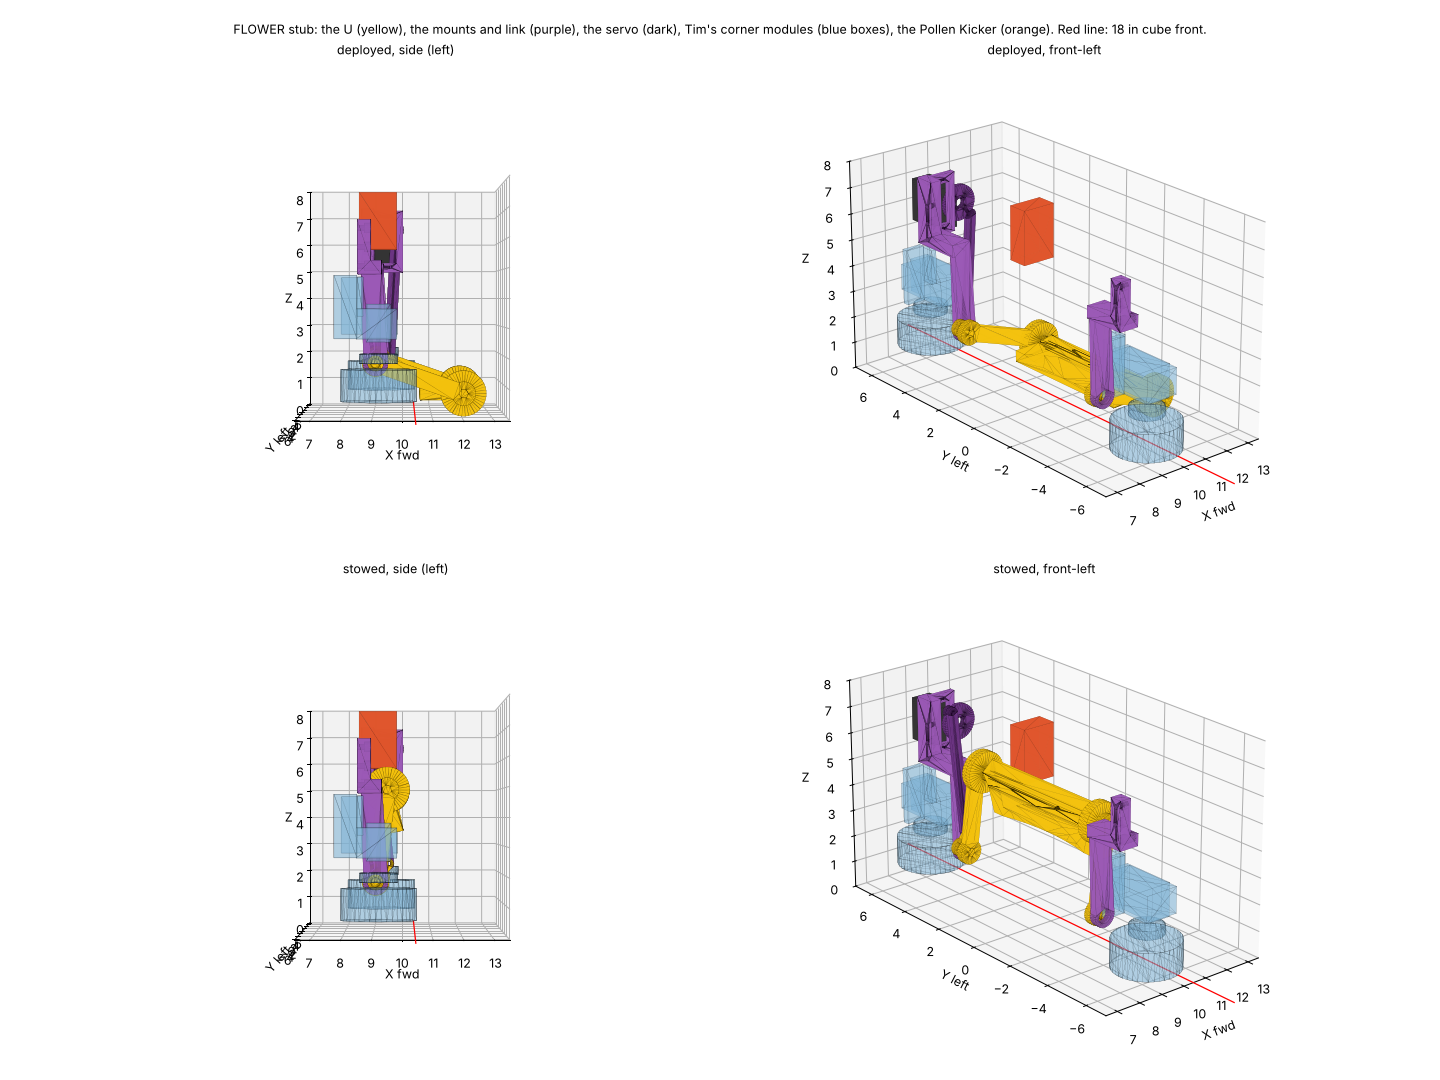

Write the Python code that produced this figure.
"""Renders the assembly, deployed and stowed, from the side and from the front-left, with the corner modules' boxes.

    python3 cad/flower-stub/views.py      # writes views.png (needs parts.py's cadquery)
"""
import os, sys, math
import numpy as np
import matplotlib; matplotlib.use("Agg")
import matplotlib.pyplot as plt
from mpl_toolkits.mplot3d.art3d import Poly3DCollection
sys.path.insert(0, os.path.dirname(os.path.abspath(__file__)))
import parts as P

def tris(w, tol=0.3):
    v, f = w.val().tessellate(tol, 0.3)
    v = np.array([[p.x, p.y, p.z] for p in v]) / P.IN
    return v[np.array(f)]

def scene(a, cd):
    g = P.rot_about_pivot(P.moving_group(), a - P.ARM_DEP)
    items = [(g, "#f4c20d"), (P.mount(True), "#9b59b6"), (P.mirror(P.mount(False)), "#9b59b6"),
             (P.link(a, cd), "#6c3483"), (P.crank(cd), "#6c3483"), (P.box(*P.SERVO_CASE), "#333333")]
    for name, kk in P.keepouts().items():
        if name.startswith("corner"):
            items.append((kk, "#7fb3d5"))
    items.append((P.keepouts()["Pollen Kicker (lowest)"], "#e0552b"))
    return items

crank = None
ln = P.link_len(); guess = P.ARM_DEP + P.LEVER_OFFSET_DEG
_, c0, _ = P.crank_pin_for(P.ARM_DEP, guess, ln); _, c1, _ = P.crank_pin_for(P.STOW_DEG, c0 + 102, ln)
fig = plt.figure(figsize=(16, 12))
for row, (label, a, cd) in enumerate((("deployed", P.ARM_DEP, c0), ("stowed", P.STOW_DEG, c1))):
    sc = scene(a, cd)
    for col, (el, az) in enumerate(((0, -90), (22, -130))):
        ax = fig.add_subplot(2, 2, row * 2 + col + 1, projection="3d")
        for w, c in sc:
            ax.add_collection3d(Poly3DCollection(tris(w), facecolor=c, edgecolor="k", linewidths=0.05, alpha=0.9 if c != "#7fb3d5" else 0.35))
        ax.plot([P.BOX_FRONT] * 2, [-9, 9], [0, 0], color="r", lw=1)
        ax.set_xlim(6.5, 13.5); ax.set_ylim(-7, 7); ax.set_zlim(0, 8); ax.set_box_aspect((7, 14, 8))
        ax.view_init(el, az); ax.set_title(f"{label}, {'side (left)' if col == 0 else 'front-left'}", fontsize=10)
        ax.set_xlabel("X fwd"); ax.set_ylabel("Y left"); ax.set_zlabel("Z")
fig.suptitle("FLOWER stub: the U (yellow), the mounts and link (purple), the servo (dark), Tim's corner modules (blue boxes), the Pollen Kicker (orange). Red line: 18 in cube front.", fontsize=10)
fig.tight_layout(); fig.savefig(os.path.join(os.path.dirname(os.path.abspath(__file__)), "views.png"), dpi=90)
